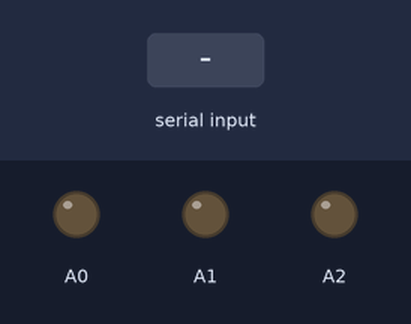
A sketch run on a simulated Arduino Uno, built with avr-gcc and run on an emulated ATmega328P. Parts: output pins drawn as LEDs (lit = HIGH). Inputs (shaded band) come from the test bench. What the sketch prints to the serial monitor is not drawn.

Above: at 1.2 s.
1.3 s: "first light on" received over the second serial link
At 1.7 s:
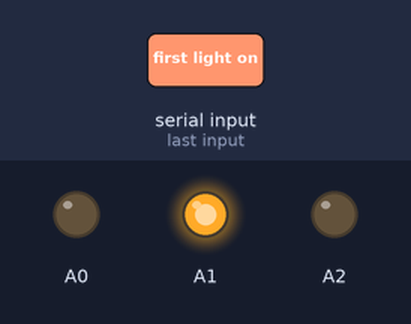
2.9 s: "second light on" received over the second serial link
At 4.2 s:
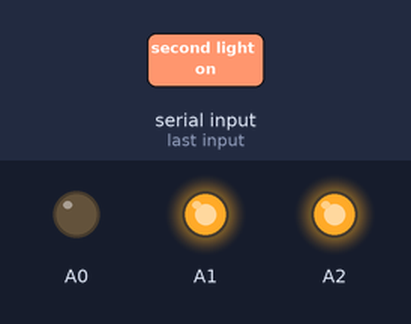
4.5 s: "first light off" received over the second serial link
At 5.7 s:
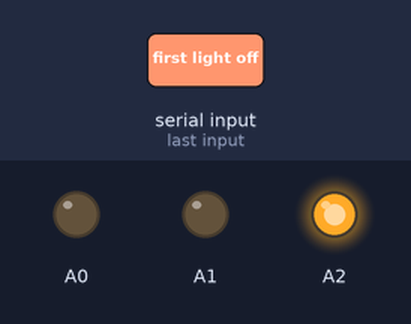
6.1 s: "third light on" received over the second serial link
At 6.6 s:
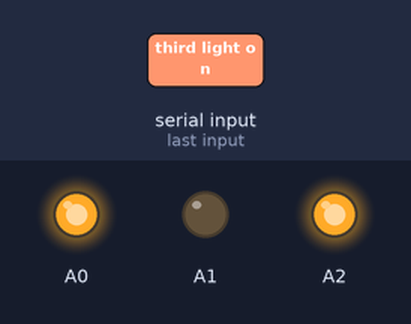
7.7 s: "second light off" received over the second serial link
At 8.5 s:
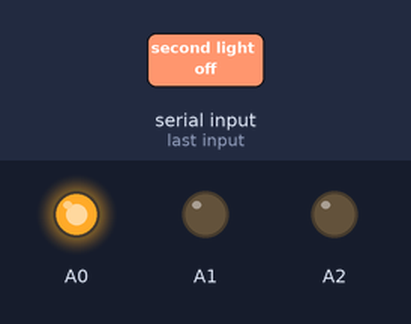
9.3 s: "all on" received over the second serial link
At 9.7 s:
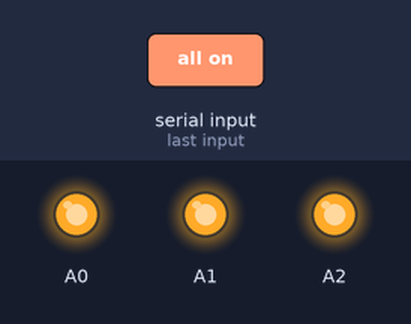
Timing chart, 0 to 11.8 s (numbered marks = the images above; inputs shaded):
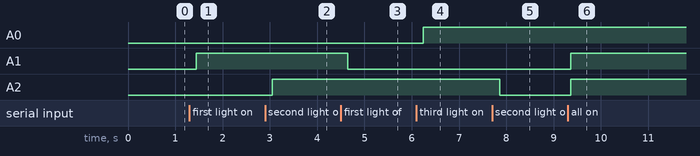

The sketch:

homeautomation.ino
```cpp
#include <SoftwareSerial.h>
SoftwareSerial BT(10,11); //TX, RX  pins of arduino respetively
String command;

void setup()
{
 BT.begin(9600);
 Serial.begin(9600);
  pinMode(A0, OUTPUT);
  pinMode(A1, OUTPUT);
  pinMode(A2, OUTPUT);
}

void loop() {
  while (BT.available()){  //Check if there is an available byte to read
  delay(10); //Delay added to make thing stable
  char c = BT.read(); //Conduct a serial read
  command += c; //build the string.
  }
  if (command.length() > 0) {
    Serial.print(command);
  if(command == "first light off") //this command will be given as an input to switch on light1
  {
    digitalWrite(A1, LOW);
  }
  else if(command == "first light on") //this command will be given as an input to switch off light1 simillarly other commands work
  {
    digitalWrite(A1, HIGH);
  }
  else if (command == "second light off")
  {
    digitalWrite (A2, LOW);
  }
  else if ( command == "second light on")
 {
   digitalWrite (A2, HIGH);

 }else if (command == "third light off")
  {
    digitalWrite (A0, LOW);
  }
  else if ( command == "third light on")
 {
   digitalWrite (A0, HIGH);
 }
  else if (command == "of") //using this command you can switch on all devices
 {
   digitalWrite ( A0, LOW);
   digitalWrite (A1, LOW);
   digitalWrite (A2, LOW);
 }
  else if (command == "all on")//using this command you can switch off all devices
 {
   digitalWrite (A0, HIGH);
   digitalWrite (A1, HIGH);
   digitalWrite (A2, HIGH);
 }
command="";}}
```

Measured:
- after the input at 1.3 s, A1: LOW → HIGH after 0.14 s
- after the input at 2.9 s, A2: LOW → HIGH after 0.15 s
- after the input at 4.5 s, A1: HIGH → LOW after 0.15 s
- after the input at 6.1 s, A0: LOW → HIGH after 0.14 s
- after the input at 7.7 s, A2: HIGH → LOW after 0.16 s
- after the input at 9.3 s, A1, A2: LOW → HIGH after 0.06 s
